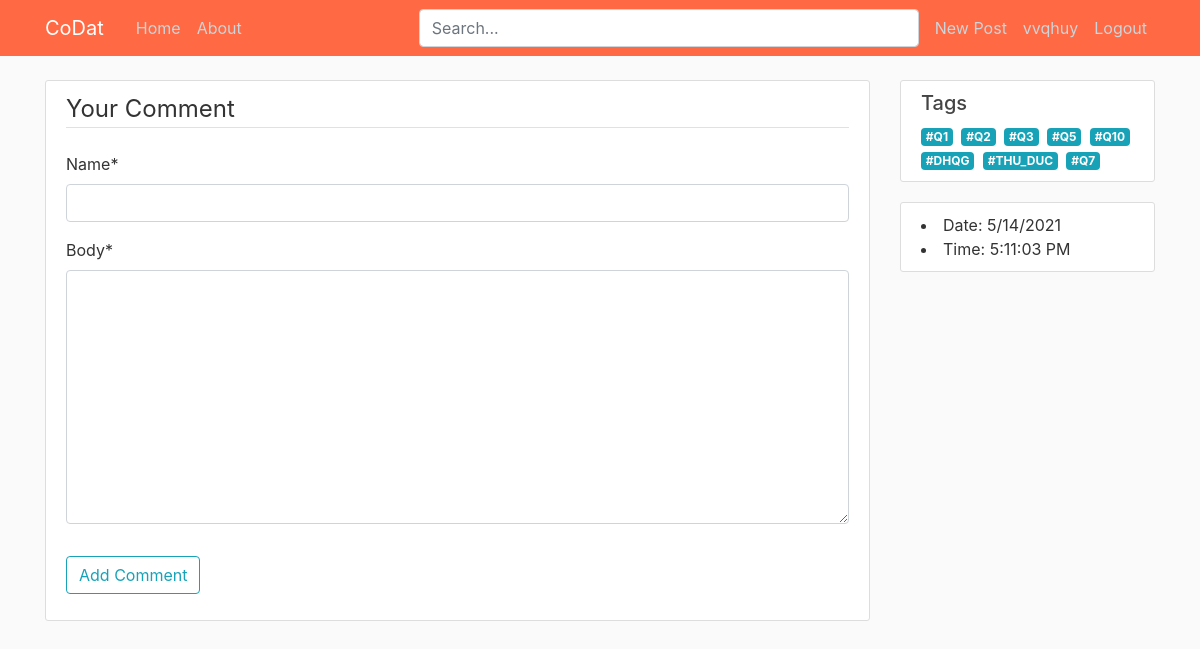
The app's page /post/5/comment/ (signed in) with its own data.
### HomePage/views.py (the view, shortened to what this page needs)
# urls.py: path('post/<int:pk>/comment/', CommentCreateView.as_view(), name='comment-add'),
class CommentCreateView(TagMixin, LoginRequiredMixin, CreateView):
    model = Comment
    success_url = '/'
    fields = ['name', 'body']

### HomePage/views.py (called while the page is built)
    def get_context_data(self, **kwargs):
        context = super(TagMixin, self).get_context_data(**kwargs)
        context['tags'] = Tag.objects.all()
        return context

### HomePage/templates/HomePage/comment_form.html (shortened to what this page needs)
{% extends "HomePage/base.html" %}
{% load crispy_forms_tags %}
{% block content %}
    <div class="content-section">
        <form method="POST">
            <fieldset class="form-group">
                <legend class="border-bottom mb-4">Your Comment</legend>
                {{ form|crispy }}
            </fieldset>
            <div class="form-group">
                <button class="btn btn-outline-info">Add Comment</button>
            </div>
        </form>
    </div>
{% endblock content %}

### HomePage/templates/HomePage/base.html (shortened to what this page needs)
{% load static %}
<!DOCTYPE html>
<html>
<head>
    <link rel="stylesheet" href="https://maxcdn.bootstrapcdn.com/bootstrap/4.0.0/css/bootstrap.min.css">
    <link rel="stylesheet" type="text/css" href="{% static 'HomePage/main.css' %}">
</head>
<body>
    <header class="site-header">
        <nav class="navbar navbar-expand-md navbar-dark bg-steel fixed-top">
            <div class="container">
                <a class="navbar-brand mr-4" href="{% url 'home-page' %}">CoDat</a>
                <div class="collapse navbar-collapse" id="navbarToggle">
                    <div class="navbar-nav mr-auto">
                        <a class="nav-item nav-link" href="{% url 'home-page' %}">Home</a>
                        <a class="nav-item nav-link" href="{% url 'home-about' %}">About</a>
                    </div>
                    <div class="search-bar mr-sm-2">
                        <form action="{% url 'home-page' %}">
                            <input class="form-control" type="search" placeholder="Search..." aria-label="Search" name="search">
                        </form>
                    </div>
                    <div class="navbar-nav">
                        {% if user.is_authenticated %}
                            <a class="nav-item nav-link" href="{% url 'post-create' %}">New Post</a>
                            <a class="nav-item nav-link" href="{% url 'profile' %}">{{ user.username }}</a>
                            <a class="nav-item nav-link" href="{% url 'logout' %}">Logout</a>
                        {% else %}
                            <a class="nav-item nav-link" href="{% url 'login' %}?next={{request.path}}">Login</a>
                            <a class="nav-item nav-link" href="{% url 'register' %}">Register</a>
                        {% endif %}
                    </div>
                </div>
            </div>
        </nav>
    </header>
    <main role="main" class="container">
        <div class="row">
            <div class="col-md-9">
                {% block content %}{% endblock %}
            </div>
            <div class="col-md-3">
                <div class="content-section">
                    <h5>Tags</h5>
                    {% for tag in tags %}
                        <a href="{% url 'tag-posts' tag.slug %}" class="mr-1 badge badge-info">#{{ tag }}</a>
                    {% endfor %}
                </div>
                <div class="content-section">
                    <li>Date: <span id="date"></span></li>
                    <li>Time: <span id="time"></li>
                </div>
            </div>
        </div>
    </main>
</body>
</html>

### HomePage/static/HomePage/main.css (style rules this page uses)
body { background: #fafafa; color: #333333; margin-top: 5rem; }
h1, h2, h3, h4, h5, h6 { color: #444444; }
.bg-steel { background-color: #ff6943; }
.site-header .navbar-nav .nav-link { color: #cbd5db; }
.content-section { background: #ffffff; padding: 10px 20px; border: 1px solid #dddddd; border-radius: 3px; margin-bottom: 20px; }
.search-bar { max-width: 500px; width: 100%; }
form { width: 100%; }
.row::after { clear: both; display: table; }

### records on screen
Tag: name "Q1"
Tag: name "Q2"
Tag: name "Q3"
Tag: name "Q5"
Tag: name "Q10"
Tag: name "DHQG"
Tag: name "THU_DUC"
Tag: name "Q7"

### other values on screen
{{ user.username }} "vvqhuy"
